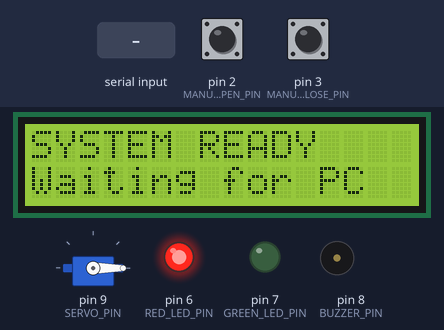
Simulated run of this sketch. Board: Arduino Uno, built with avr-gcc and run on an emulated ATmega328P. On the bench: servo, 16×2 character LCD, output pins drawn as LEDs (lit = HIGH), buzzer (waves = sounding, pin HIGH). The inputs (shaded band) are chosen by the test bench; at power-on: pin 2 (MANUAL_OPEN_PIN) HIGH, pin 3 (MANUAL_CLOSE_PIN) HIGH.

Above: at 1.2 s.
1.3 s: "S90\n" received over Serial
At 1.7 s:
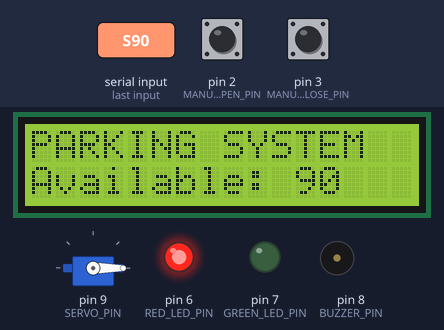
2.8 s: "S,45\n" received over Serial
At 3.9 s:
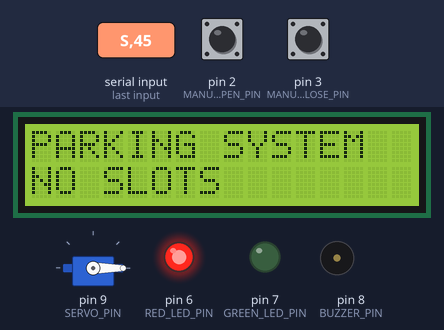
4.3 s: pin 2 (MANUAL_OPEN_PIN) pulled LOW for 0.15 s
At 4.38 s:
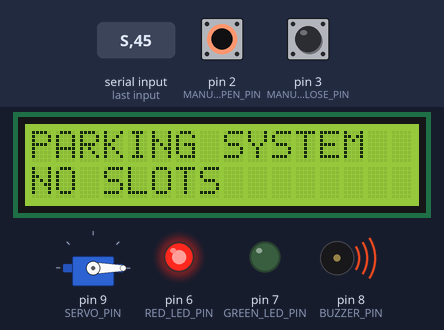
6.3 s: pin 2 (MANUAL_OPEN_PIN) pulled LOW for 3.2 s
At 6.39 s:
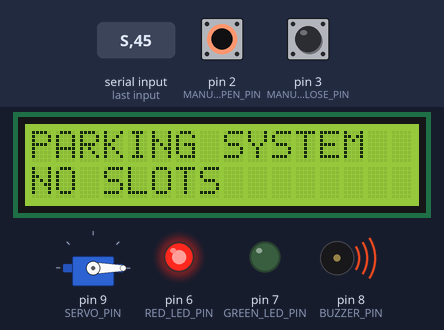
Timing chart, 0 to 11.3 s (numbered marks = the images above; inputs shaded):
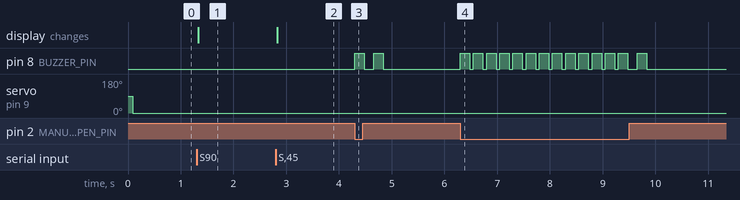

The sketch:

parking_gate_controller.ino
```cpp
#include <Wire.h>
#include <LiquidCrystal_I2C.h>
#include <Servo.h>

LiquidCrystal_I2C lcd(0x27, 16, 2);
Servo gateServo;

const byte SERVO_PIN = 9;
const byte BUZZER_PIN = 8;
const byte RED_LED_PIN = 6;
const byte GREEN_LED_PIN = 7;
const byte MANUAL_OPEN_PIN = 2;
const byte MANUAL_CLOSE_PIN = 3;

const int CLOSED_ANGLE = 0;
const int OPEN_ANGLE = 90;
const unsigned long DEBOUNCE_MS = 250;
const unsigned long BEEP_ON_MS = 180;
const unsigned long BEEP_GAP_MS = 180;

int availableSlots = 0;
String serialBuffer = "";
unsigned long lastOpenPress = 0;
unsigned long lastClosePress = 0;
unsigned long buzzerChangedAt = 0;
byte completedBeeps = 0;
bool warningActive = false;
bool buzzerOn = false;

void updateDisplay() {
  lcd.clear();
  lcd.setCursor(0, 0);
  lcd.print("PARKING SYSTEM");
  lcd.setCursor(0, 1);
  if (availableSlots <= 0) {
    lcd.print("NO SLOTS");
  } else {
    lcd.print("Available: ");
    lcd.print(availableSlots);
  }
}

void setGate(bool open) {
  if (open && availableSlots <= 0) open = false;
  gateServo.write(open ? OPEN_ANGLE : CLOSED_ANGLE);
  digitalWrite(GREEN_LED_PIN, open ? HIGH : LOW);
  digitalWrite(RED_LED_PIN, open ? LOW : HIGH);
}

void startTwoBeeps() {
  warningActive = true;
  buzzerOn = false;
  completedBeeps = 0;
  buzzerChangedAt = 0;
}

void serviceBuzzer() {
  if (!warningActive) {
    digitalWrite(BUZZER_PIN, LOW);
    return;
  }
  unsigned long now = millis();
  unsigned long interval = buzzerOn ? BEEP_ON_MS : BEEP_GAP_MS;
  if (buzzerChangedAt == 0 || now - buzzerChangedAt >= interval) {
    if (buzzerOn) {
      digitalWrite(BUZZER_PIN, LOW);
      buzzerOn = false;
      completedBeeps++;
      if (completedBeeps >= 2) warningActive = false;
    } else {
      digitalWrite(BUZZER_PIN, HIGH);
      buzzerOn = true;
    }
    buzzerChangedAt = now;
  }
}

void processCommand(String command) {
  command.trim();
  if (command == "O") {
    setGate(true);
  } else if (command == "C") {
    setGate(false);
  } else if (command == "E") {
    startTwoBeeps();
  } else if (command.startsWith("S")) {
    availableSlots = command.substring(1).toInt();
    if (availableSlots < 0) availableSlots = 0;
    if (availableSlots == 0) setGate(false);
    updateDisplay();
  }
}

void readSerial() {
  while (Serial.available() > 0) {
    char c = (char)Serial.read();
    if (c == '\n') {
      processCommand(serialBuffer);
      serialBuffer = "";
    } else if (c != '\r' && serialBuffer.length() < 24) {
      serialBuffer += c;
    } else if (serialBuffer.length() >= 24) {
      serialBuffer = "";
    }
  }
}

void checkButtons() {
  unsigned long now = millis();
  if (digitalRead(MANUAL_OPEN_PIN) == LOW &&
      now - lastOpenPress >= DEBOUNCE_MS) {
    lastOpenPress = now;
    if (availableSlots > 0) setGate(true);
    else {
      setGate(false);
      startTwoBeeps();
    }
  }
  if (digitalRead(MANUAL_CLOSE_PIN) == LOW &&
      now - lastClosePress >= DEBOUNCE_MS) {
    lastClosePress = now;
    setGate(false);
  }
}

void setup() {
  Serial.begin(9600);
  pinMode(BUZZER_PIN, OUTPUT);
  pinMode(RED_LED_PIN, OUTPUT);
  pinMode(GREEN_LED_PIN, OUTPUT);
  pinMode(MANUAL_OPEN_PIN, INPUT_PULLUP);
  pinMode(MANUAL_CLOSE_PIN, INPUT_PULLUP);
  digitalWrite(BUZZER_PIN, LOW);

  gateServo.attach(SERVO_PIN);
  lcd.init();
  lcd.backlight();

  // Safe power-up state: gate closed.
  setGate(false);
  lcd.setCursor(0, 0);
  lcd.print("SYSTEM READY");
  lcd.setCursor(0, 1);
  lcd.print("Waiting for PC");
}

void loop() {
  readSerial();
  checkButtons();
  serviceBuzzer();
}
```

Measured:
- after the input at 1.3 s, the display: changes at once (image 1)
- after the input at 2.8 s, the display: changes at once (image 2)
- after the input at 4.3 s, pin 8 (BUZZER_PIN): alternates HIGH for 0.18 s and LOW for 0.18 s, 4 changes in all, then stays LOW, starting at once
- after the input at 6.3 s, pin 8 (BUZZER_PIN): goes 12 × (HIGH 0.18 s, LOW 0.07 s), HIGH 0.18 s, LOW 0.18 s, HIGH 0.18 s, then LOW, starting at once
